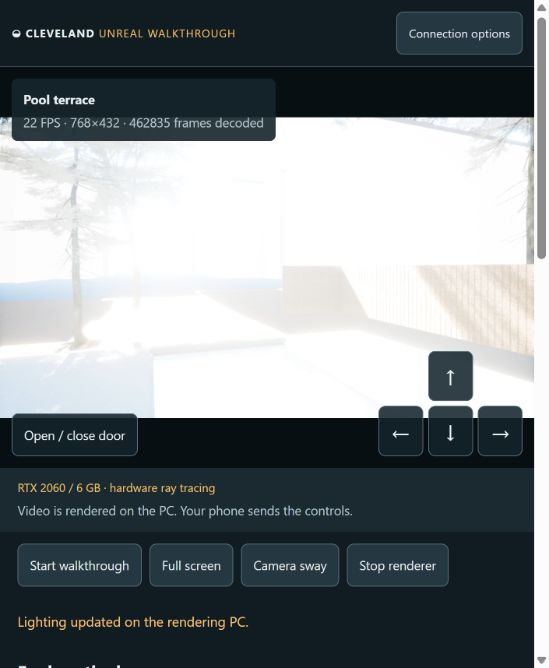
#> input picture reports/lighting-v2/before-pool-11am.png, 549 x 668 px; its folder holds 3 pictures in this run
$ python measure_lighting_review.py
#> lines starting #> are read from the running program, lines starting #| are printed output that depends on the picture
"""Measure unedited Chrome review captures; this is not a photometric calibration."""

import hashlib
import json
from pathlib import Path

import numpy as np
from PIL import Image

ROOT = Path(__file__).resolve().parents[1]
REVIEW = ROOT / "reports/lighting-v2"
# Screenshot pixels, excluding the browser UI, location badge and touch buttons.
ROI = (0, 142, 533, 340)


def measure(name):
#> called with name = 'before-pool-11am.png'
    path = REVIEW / name
    with Image.open(path) as image:
#> image is the input picture: PIL image 549x668 RGB; mean R, G, B 121.6, 128.5, 131.7
        if image.size != (549, 668):
            raise ValueError(f"Re-check the measured video region for {name}")
        x0, y0, x1, y1 = ROI
        pixels = np.asarray(image.convert("RGB"))[y0:y1, x0:x1]
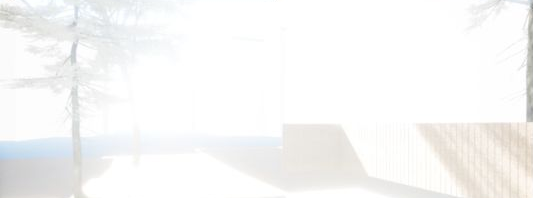
#> pixels: shape (198, 533, 3); mean R, G, B 247.1, 247, 246.3
    return {
        "image": name,
        "sha256": hashlib.sha256(path.read_bytes()).hexdigest(),
        "nearWhitePercent": round(float(np.all(pixels >= 250, axis=2).mean() * 100), 3),
        "medianRgb": np.median(pixels, axis=(0, 1)).tolist(),
    }


def main():
    report = {
        "comparison": "Pool terrace, 2026-09-08 11:00 America/New_York",
        "utc": 1788879600,
        "sunElevationDegrees": 46.134,
        "sunAzimuthDegrees": 131.417,
        "estimatedDirectNormalLux": 90585.633,
        "exposureCompensationStops": -0.5,
        "nativeView": {"xCm": -80, "yCm": -1700, "zCm": -71.85, "yawDegrees": -160},
        "settings": {"gpu": "RTX 2060", "output": [768, 432], "screenPercentage": 50},
        "roiPixelsXYXY": ROI,
        "nearWhiteDefinition": "All three decoded 8-bit RGB channels >= 250",
        "before": measure("before-pool-11am.png"),
        "after": measure("after-pool-11am.png"),
        "scope": "One matched pool view. Measures displayed clipping, not lux, color accuracy or every possible viewpoint. Indoor comparison has slightly different yaw and is qualitative only.",
    }
#> call 2 of measure, with name = 'after-pool-11am.png'
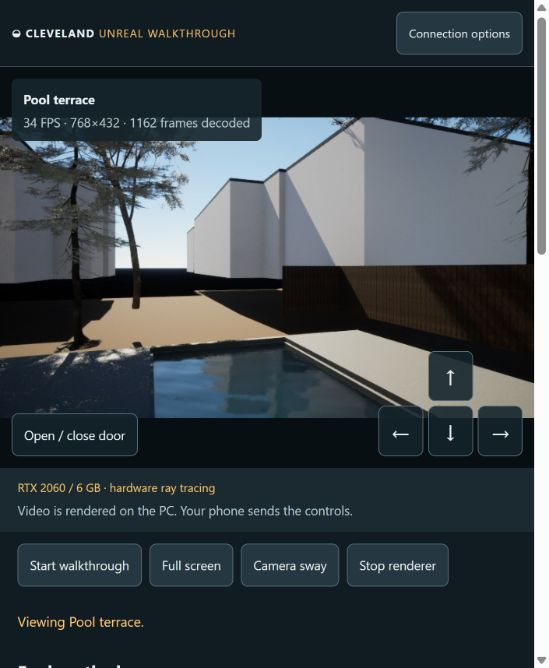
#> input picture reports/lighting-v2/after-pool-11am.png, 549 x 668 px
#> in measure, image is the input picture: PIL image 549x668 RGB; mean R, G, B 58.2, 67, 71.6
#> in measure (call 2), `pixels = np.asarray(image.convert("RGB"))[y0:y1, x0:x1]`:
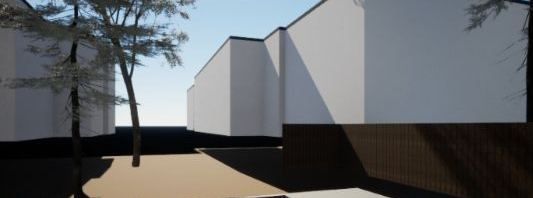
#> pixels: shape (198, 533, 3); mean R, G, B 98.8, 101.5, 104
    (REVIEW / "comparison.json").write_text(json.dumps(report, indent=2) + "\n")
    print(json.dumps(report, indent=2))
#> (printed output is left out)


if __name__ == "__main__":
    main()
